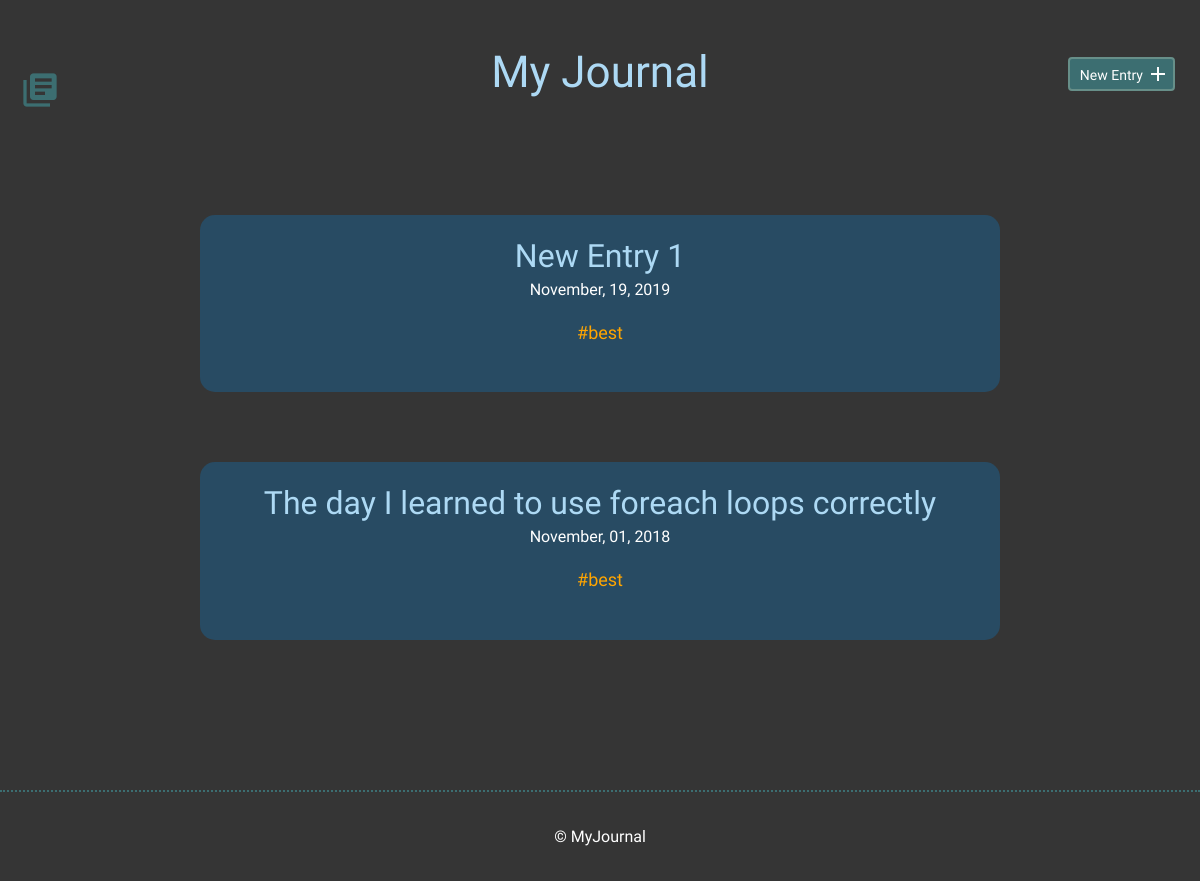
Page /index.php?tag=best on the committed database.
### tables this page shows
CREATE TABLE "entry_tags" (
	"entry_id"	INTEGER NOT NULL,
	"tag_id"	INTEGER NOT NULL
);

CREATE TABLE "entries" (
	`id`	INTEGER,
	`title`	TEXT,
	`date`	TEXT,
	`time_spent`	INTEGER,
	`learned`	BLOB,
	`resources`	BLOB,
	PRIMARY KEY(`id`)
);

### inc/functions.php (called while the page is built, shortened)
<?php
function sort_by_tags($tag){
    include ("connection.php");
    try {
        $sql = "SELECT * FROM entries JOIN entry_tags ON entries.id = entry_tags.entry_id JOIN tags ON tags.id = entry_tags.tag_id WHERE tags.tags = :tag ORDER BY date DESC";
        $stmt = $db->prepare($sql);
        $stmt->bindParam(':tag',$tag,PDO::PARAM_STR);
        $stmt->execute();
        $results = $stmt->fetchAll(PDO::FETCH_ASSOC);
        return $results;
    } catch (Exception $e) {
        echo "Unable to query DB" . $e->getMessage();
    }
}
function get_tags_by_entry_id($entries_id){
    include ("connection.php");
    try {
    $sql = "SELECT tags.id, tags.tags FROM tags JOIN entry_tags ON tags.id = entry_tags.tag_id WHERE entry_tags.entry_id = :entries_id";
    $stmt = $db->prepare($sql);
    $stmt->bindParam(':entries_id',$entries_id,PDO::PARAM_INT);
    $stmt->execute();
    $results = $stmt->fetchAll(PDO::FETCH_ASSOC);
    if(!empty($results)) {
        return $results;
    } else {
        return false;
    }
} catch (Exception $e) {
    echo "Unable to query DB" . $e->getMessage();
}
}
?>

### index.php (the view, shortened to what this page needs)
<?php include ("inc/header.php"); ?>
<?php
if(isset($_GET['tag'])) {
    $sortTag = $_GET['tag'];
}
?>
        <section>
            <div class="container">
                <div class="entry-list">
                    <?php
                    if(isset($sortTag)){
                        $entries = sort_by_tags($sortTag);
                        foreach($entries AS $entry) {
                            echo "<article>
                            <h2><a href=\"detail.php?id=". $entry['entry_id'] . "\">" .$entry['title']. "</a></h2>
                            <time datetime=\"" . $entry['date'] . "\">" . date('F, d, Y', strtotime($entry['date'])) . "</time>";
                            $tags = get_tags_by_entry_id($entry['entry_id']);
                            if($tags == true){
                                echo "<p>";
                                $tags = array_column($tags, "tags");
                                foreach($tags as $tag){
                                    echo "<a class='taglink' href=index.php?tag=".$tag. ">#" . $tag . "</a> ";
                                }
                                echo "</p>";
                            }
                             echo "</article>";
                        }
                    }
                    ?>
                </div>
            </div>
        </section>
<?php include ("inc/footer.php"); ?>

### css/site.css (style rules this page uses)
body { font-size: 16px; background-color: #353535; color: #FFFFFF; font-family: 'Cousine', serif; font-weight: 400; }
.container { margin: 0 auto; padding: 0 25px; }
h1, h2, h3 { margin: 0; font-weight: 400; line-height: 1em; color: #ADD9F4; }
h2 { font-size: 32px; }
h2 a { text-decoration: none; color: #ADD9F4; }
p { line-height: 1.8em; font-size: 18px; }
p a { border-bottom: 2px solid #468C98; padding: 0; color: #468C98; text-decoration: none; }
article { background-color: #284B63; padding: 25px 0; border-radius: 15px; }
.entry-list, .edit-entry, .new-entry { max-width: 800px; margin: 0 auto; padding: 70px 0 150px 0; }
.entry-list article { margin-bottom: 70px; text-align: center; }
.entry-list article:last-child { margin-bottom: 0; }
.entry-list article h2 { margin-bottom: 8px; }
.taglink:link, .taglink:visited, .taglink:hover,.taglink:active { color: orange; border-bottom: none; }

### rows in the picture
entry_tags: entry.title "New Entry 1", entry.date "November, 19, 2019", tag "best"
entry_tags: entry.title "The day I learned to use foreach loops correctly", entry.date "November, 01, 2018", tag "best"
